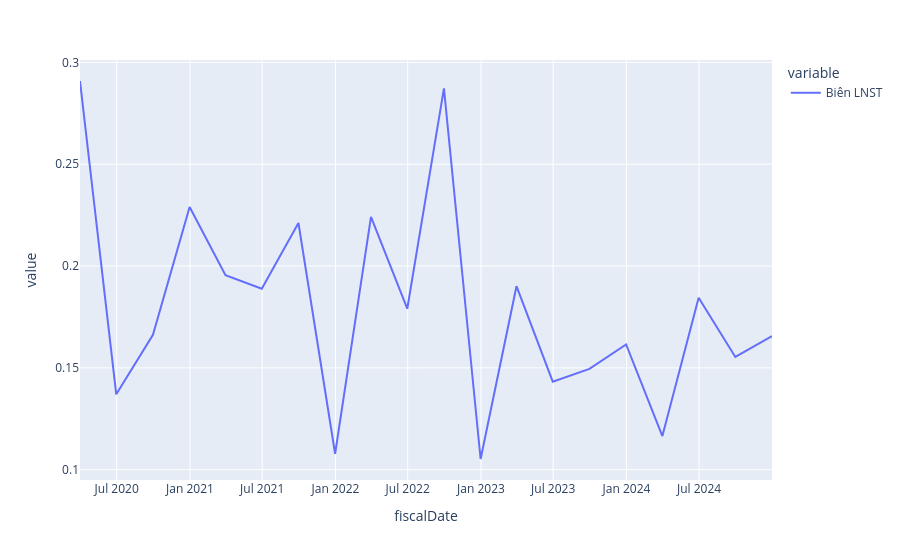

Notebook code cell kept with this figure:
### Code cell
px.line(nim_bds)

### Figure 1 — Plotly figure (JSON) as saved in the notebook; plotly's stock layout.template omitted (floating-point values rounded to 4 significant figures)
{"data": [{"hovertemplate": "variable=Biên LNST<br>fiscalDate=%{x}<br>value=%{y}<extra></extra>", "legendgroup": "Biên LNST", "line": {"color": "#636efa", "dash": "solid"}, "marker": {"symbol": "circle"}, "mode": "lines", "name": "Biên LNST", "orientation": "v", "showlegend": true, "type": "scatter", "x": ["2020-03-31T00:00:00.000000000", "2020-06-30T00:00:00.000000000", "2020-09-30T00:00:00.000000000", "2020-12-31T00:00:00.000000000", "2021-03-31T00:00:00.000000000", "2021-06-30T00:00:00.000000000", "2021-09-30T00:00:00.000000000", "2021-12-31T00:00:00.000000000", "2022-03-31T00:00:00.000000000", "2022-06-30T00:00:00.000000000", "2022-09-30T00:00:00.000000000", "2022-12-31T00:00:00.000000000", "2023-03-31T00:00:00.000000000", "2023-06-30T00:00:00.000000000", "2023-09-30T00:00:00.000000000", "2023-12-31T00:00:00.000000000", "2024-03-31T00:00:00.000000000", "2024-06-30T00:00:00.000000000", "2024-09-30T00:00:00.000000000", "2024-12-31T00:00:00.000000000"], "xaxis": "x", "y": [0.2909, 0.137, 0.1662, 0.229, 0.1955, 0.1888, 0.2211, 0.1078, 0.2241, 0.179, 0.2872, 0.1053, 0.1901, 0.1432, 0.1495, 0.1615, 0.1165, 0.1844, 0.1554, 0.1656], "yaxis": "y"}], "layout": {"legend": {"title": {"text": "variable"}, "tracegroupgap": 0}, "margin": {"t": 60}, "xaxis": {"anchor": "y", "domain": [0, 1], "title": {"text": "fiscalDate"}}, "yaxis": {"anchor": "x", "domain": [0, 1], "title": {"text": "value"}}}}
